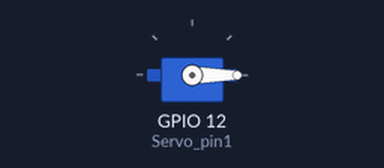
A program run on a simulated Raspberry Pi (BCM pin numbers), started with the arguments --degree 90 --servo 1. Parts: servo. Servo angles are drawn from the pulse width (0.5 ms = 0°, 2.5 ms = 180°). At 2.8 s the program stops and its outputs stay as they are.

Above: at 0.15 s.
At 1.05 s:
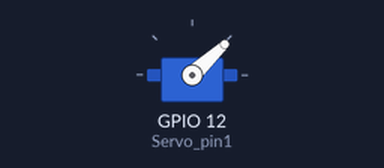
At 1.9 s:
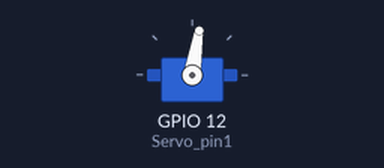
Timing chart, 0 to 3.4 s (numbered marks = the images above):
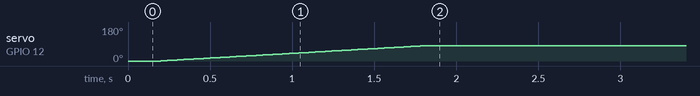

Measured:
- by itself, servo on GPIO 12 (Servo_pin1): moves from 0° to 81° over 1.6 s

The program:

motor_servo.py
```python
import argparse
import RPi.GPIO as GPIO
import time

# Argument parsing
parser = argparse.ArgumentParser()
parser.add_argument('-d', '--degree', type=int, required=True, help="Desired angle for the servo (0-180)")
parser.add_argument('-s', '--servo', type=int, required=True, choices=[1, 2], help="Servo number (1 or 2)")
args = parser.parse_args()

# GPIO pins connected to the servos
Servo_pin1 = 12
Servo_pin2 = 13
GPIO.setmode(GPIO.BCM)  # Use board pin numbering
GPIO.setup(Servo_pin1, GPIO.OUT)
GPIO.setup(Servo_pin2, GPIO.OUT)

pwm1 = GPIO.PWM(Servo_pin1, 50)
pwm2 = GPIO.PWM(Servo_pin2, 50)

pwm1.start(0)
pwm2.start(0)

def set_angle(angle, servo_num, step=1, delay=0.02):
    if servo_num == 1:
        pwm = pwm1
    elif servo_num == 2:
        pwm = pwm2
    else:
        print("Invalid servo number. Please use 1 or 2.")
        return

    current_angle = 0
    for i in range(0, angle + 1, step):
        duty_cycle = 2 + (i / 18)
        pwm.ChangeDutyCycle(duty_cycle)
        time.sleep(delay)

    time.sleep(1)
    pwm.ChangeDutyCycle(0)

if __name__ == "__main__":
    set_angle(args.degree, args.servo)
    GPIO.cleanup()  # Clean up GPIO on exit
```
